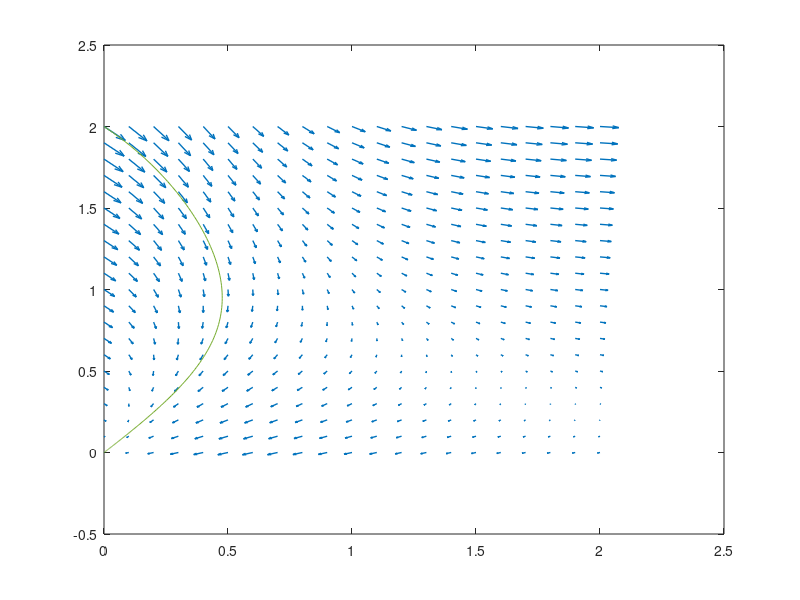

Recreate this plot in MATLAB.
clear;
x_start = 0;
y_start = 0;
x_end = 2;
y_end = 2;

[x, y] = meshgrid(x_start:0.1:x_end,y_start:0.1:y_end);

u = -(6.*x)./((1+x.^2).^2)+2.*y;
v = -(2.*x+2.*y)./((1+x.^2).^2);
% Model
f = {@(x,y)-6.*x./((1+x.^2).^2)+2.*y; @(x,y)-(2.*x+2.*y)./((1+x.^2).^2)};

U = f{1}(x, y);
V = f{2}(x, y);
    
quiver(x,y,u,v,'LineWidth',1);
hold on;

% Initial Point 
X = [0; 2];

% Model
f = {@(x,y)-6.*x./((1+x.^2).^2)+2.*y; @(x,y)-(2.*x+2.*y)./((1+x.^2).^2)};


% Step Height
step = 0.01;

% Final time 
end_time = 5;
counter = 1;

for dt = 0:step:end_time
    K1 = [f{1}(X(1), X(2)); f{2}(X(1), X(2))];
    K2 = [f{1}(X(1) + K1(1).*(step/2), X(2) + K1(2).*(step/2)); f{2}(X(1) + K1(1).*(step/2), X(2) + K1(2).*(step/2))];
    K3 = [f{1}(X(1) + K2(1).*(step/2), X(2) + K2(2).*(step/2)); f{2}(X(1) + K2(1).*(step/2), X(2) + K2(2).*(step/2))];
    K4 = [f{1}(X(1) + K3(1).*(step), X(2) + K3(2).*(step)); f{2}(X(1) + K3(1).*(step), X(2) + K3(2).*(step))];
    
    data(:, counter) = X;
    X = X + (K1 + 2.*K2 + 2.*K3 + K4).*step./6;
    counter = counter + 1;
end
plot(data(1, :), data(2,:));


